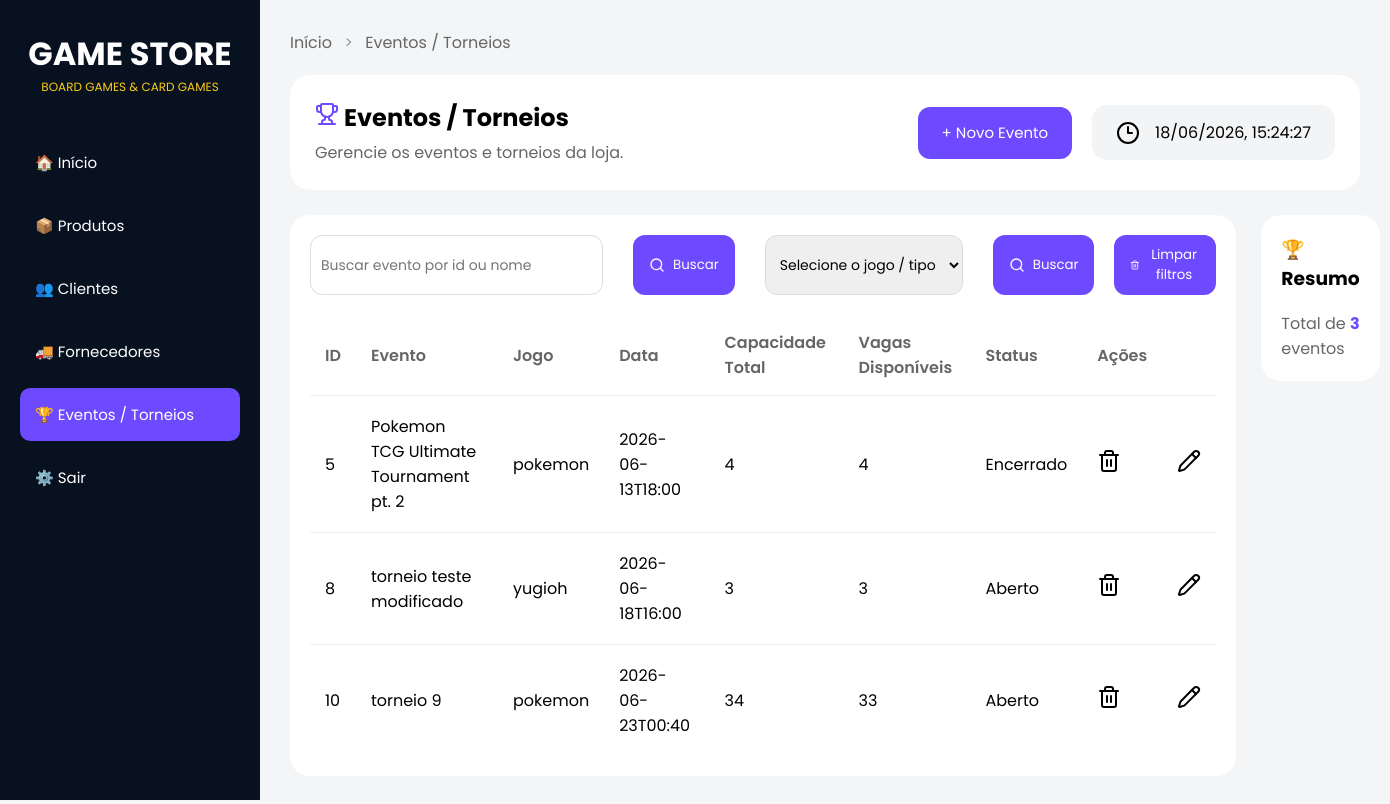
Before: /eventos with the older database file.
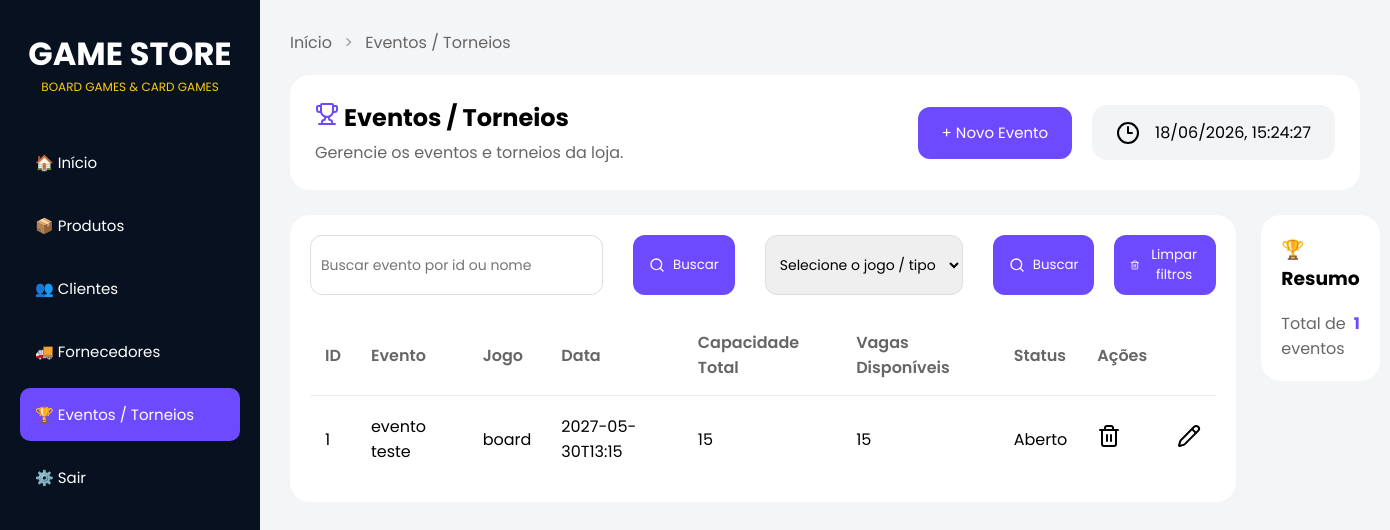
After: the same page with the newer database file.
### tables this page shows
CREATE TABLE eventos (
            id INTEGER PRIMARY KEY AUTOINCREMENT,
            nome TEXT NOT NULL,
            jogo TEXT NOT NULL,
            data TEXT NOT NULL,
            vagas INTEGER NOT NULL
        );

### routes.py (the view)
@app.route("/eventos")
def eventos():
    criar_tabela_eventos()
    eventos = carregar_eventos()
    return render_template(
        "eventos.html",
        eventos=eventos,
        total_eventos = len(eventos),
        modo = "criar",
)

### database.py (called while the page is built)
def conectar():
    return sqlite3.connect(CAMINHO_BANCO)

### modules/eventos.py (called while the page is built)
def carregar_eventos():
    lista = listar_eventos()
    eventos_com_status = []
    for evento in lista:
        vagas = vagas_disponiveis(evento[0])
        status = obter_status_evento(
            evento[3],
            vagas
        )
        evento = list(evento)
        evento.append(vagas)
        evento.append(status)
        eventos_com_status.append(evento)
    return eventos_com_status

def criar_tabela_eventos():
    conn = conectar()
    cursor = conn.cursor()
    cursor.execute("""
        CREATE TABLE IF NOT EXISTS eventos (
            id INTEGER PRIMARY KEY AUTOINCREMENT,
            nome TEXT NOT NULL,
            jogo TEXT NOT NULL,
            data TEXT NOT NULL,
            vagas INTEGER NOT NULL
        )
    """)
    conn.commit()
    conn.close()

def listar_eventos():
    conn = conectar()
    cursor = conn.cursor()
    cursor.execute("SELECT * FROM eventos") # seleciona tudo da tabela eventos
    eventos = cursor.fetchall()
    conn.close()
    return eventos # retorna tudo q selecionamos com o fetchall

def obter_status_evento(data_evento, vagas_disponiveis):
    data_evento = datetime.strptime( data_evento, "%Y-%m-%dT%H:%M" ) #tranforma de: "2026-06-13T18:00" para:  (2026, 6, 13, 18, 0)
    agora = datetime.now() #hora de agr no msm formato de cima
    if data_evento < agora:
        return "Encerrado"
    elif vagas_disponiveis <= 0:
        return "Lotado"
    else:
        return "Aberto"

### modules/inscricoes.py (called while the page is built)
def contar_participantes(id_evento): #diz quantos inscritos em tal evento
    conn = conectar()
    cursor = conn.cursor()
    cursor.execute("""
        SELECT COUNT(*)
        FROM inscricoes
        WHERE  id_evento = ?""", (id_evento,))
    quantidade = cursor.fetchone()[0]
    conn.commit()
    conn.close()
    return quantidade

def buscar_vagas_evento(id_evento):
    conn = conectar()
    cursor = conn.cursor()
    cursor.execute("""
        SELECT vagas
        FROM eventos
        WHERE  id = ?""", (id_evento,))
    vagas = cursor.fetchone()[0]
    conn.commit()
    conn.close()
    return vagas

def vagas_disponiveis(id_evento):
    vagas_totais = buscar_vagas_evento(id_evento)
    inscritos = contar_participantes(id_evento)
    vagas_disponiveis = vagas_totais - inscritos
    return vagas_disponiveis

### templates/eventos.html (shortened to what this page needs)
<!doctype html>
<html lang="pt-BR">
<head>
  <link rel="stylesheet" href="{{ url_for('static', filename='eventos.css') }}" />
</head>
<body>
  <div class="sidebar">
    <div class="logo">
      <h1>GAME STORE</h1>
      <p>BOARD GAMES & CARD GAMES</p>
    </div>
    <div class="menu">
      <a href="/">🏠 Início</a>
      <a href="/produtos">📦 Produtos</a>
      <a href="/clientes">👥 Clientes</a>
      <a href="/fornecedores">🚚 Fornecedores</a>
      <a href="/eventos" class="active">🏆 Eventos / Torneios</a>
      <a href="#">⚙️ Sair</a>
    </div>
  </div>
  <main class="main">
    <div class="breadcrumb">
      <a href="/">Início</a>
      <span>></span>
      <a href="/eventos">Eventos / Torneios</a>
    </div>
    <section class="topo">
      <div class="titulo-subt">
        <h1><i data-lucide="trophy" class="lucide-trophy"></i> Eventos / Torneios</h1>
        <p>Gerencie os eventos e torneios da loja.</p>
      </div>
      <div class="botoes-titulo">
        <button class="new-event" onclick="toggleFormulario()">
          + Novo Evento
        </button>
      </div>
      <div class="data">
        <i data-lucide="clock-3"></i>
        <time id="data-hora" class="data-textos"></time>
      </div>
    </section>
    <section class="content">
      <div class="eventos">
        <div class="filtros">
          <form action="/eventos/busca" method="POST" class="form-busca">
            <input type="text" name="busca" placeholder="Buscar evento por id ou nome" required>
            <button type="submit" class="btn-filter"><i data-lucide="search" class="lucide-btn"></i> Buscar</button>
          </form>
          <form action="/eventos/busca-tipo" method="POST" class="form-busca">
            <select name="tipo" class="tipos-select" required>
              <option value="" disabled selected>Selecione o jogo / tipo</option>
            </select>
            <button type="submit" class="btn-filter"><i data-lucide="search" class="lucide-btn"></i> Buscar</button>
          </form>
          <form class="form-nofiltros" action="/eventos">
            <button type="submit" class="btn-clear"><i data-lucide="trash-2" class="lucide-btn"></i> Limpar
              filtros</button>
          </form>
        </div>
        <table class="tabela-eventos">
          <thead>
            <tr>
              <th>ID</th>
              <th>Evento</th>
              <th>Jogo</th>
              <th>Data</th>
              <th>Capacidade Total</th>
              <th>Vagas Disponíveis</th>
              <th>Status</th>
              <th>Ações</th>
            </tr>
          </thead>
          <tbody>
            {% if eventos%}
            {% for evento in eventos %}
            <tr>
              <td>{{ evento[0] }}</td>
              <td>{{ evento[1] }}</td>
              <td>{{ evento[2] }}</td>
              <td>{{ evento[3] }}</td>
              <td>{{ evento[4] }}</td>
              <td>{{ evento[5] }}</td>
              <td>{{ evento[6] }}</td>
              <td>
                <form action="/eventos/excluir/{{ evento[0] }}" method="POST">
                  <button type="submit"><i data-lucide="trash-2"></i></button>
                </form>
              </td>
              <td>
                <form action="/eventos/editar/{{ evento[0] }}" method="GET">
                  <button type="submit"><i data-lucide="pencil"></i></button>
                </form>
              </td>
              {% endfor %}
            </tr>
            {% else %}
            <tr>
              <td colspan="6">
                Nenhum evento encontrado
              </td>
            </tr>
            {% endif %}
          </tbody>
        </table>
      </div>
      <aside class="barra-direita">
        <div class="card">
          <h3>🏆 Resumo</h3>
          <div class="info">
            <span>Total de eventos</span>
            <strong>{{ total_eventos }}</strong>
          </div>
        </div>
      </aside>
    </section>
  </main>
</body>
</html>

### static/eventos.css (style rules this page uses)
* { margin: 0; padding: 0; box-sizing: border-box; font-family: "Poppins", sans-serif; }
body { background: #f4f5f7; display: flex; }
.sidebar { width: 260px; height: 100vh; background: #081120; color: white; padding: 30px 20px; position: fixed; }
.logo { text-align: center; margin-bottom: 40px; }
.logo h1 { font-size: 32px; }
.logo p { color: #facc15; font-size: 12px; }
.menu { display: flex; flex-direction: column; gap: 10px; }
.menu a { text-decoration: none; color: white; padding: 15px; border-radius: 10px; transition: 0.3s; font-size: 15px; }
.menu a.active { background: #6d4aff; }
.main { margin-left: 260px; width: calc(100% - 260px); padding: 30px; }
.breadcrumb { margin-bottom: 20px; }
.breadcrumb a { text-decoration: none; color: #666; }
.breadcrumb span { margin: 0 8px; color: #999; }
.topo { display: flex; align-items: center; gap: 20px; background: white; padding: 25px; border-radius: 20px; margin-bottom: 25px; width: 100%; }
.titulo-subt { flex: 1; }
.titulo-subt h1 { margin-bottom: 5px; }
.titulo-subt p { color: #666; }
.lucide-trophy { color: #6d4aff; }
.botoes-titulo { display: flex; gap: 10px; }
.new-event { height: 52px; padding: 0 24px; border: none; border-radius: 12px; font-size: 15px; cursor: pointer; transition: 0.3s; background: #6d4aff; color: white; }
.data { display: flex; align-items: center; gap: 15px; background: #f3f4f6; padding: 15px 24px; border-radius: 15px; }
.content { display: flex; gap: 25px; }
.eventos { flex: 1; background: white; border-radius: 20px; padding: 20px; }
.barra-direita { width: 320px; }
.card { background: white; border-radius: 20px; padding: 20px; margin-bottom: 20px; }
.card h3 { margin-bottom: 15px; }
.tabela-eventos { width: 100%; border-collapse: collapse; margin-top: 20px; }
.tabela-eventos th { text-align: left; color: #666; font-weight: 600; padding: 15px; }
.tabela-eventos td { padding: 18px 15px; border-top: 1px solid #eee; }
.tabela-eventos td form button { background: none; border: none; cursor: pointer; font-size: 16px; }
.filtros { display: flex; }
.form-busca { display: flex; gap: 10px; }
.form-busca input, select { padding: 10px; border: 1px solid #ddd; border-radius: 12px; font-size: 14px; margin-right: 20px; }
.tipos-select { margin-left: 30px; }
.lucide-btn { width: 16px; height: 16px; }
.btn-filter { display: flex; align-items: center; gap: 8px; background: #6d4aff; color: white; border: none; padding: 10px 16px; border-radius: 12px; cursor: pointer; transition: 0.3s; }
.form-nofiltros { display: flex; gap: 10px; }
.btn-clear { display: flex; align-items: center; gap: 8px; background: #6d4aff; color: white; border: none; padding: 10px 16px; margin-left: 20px; border-radius: 12px; cursor: pointer; transition: 0.3s; }
.info { display: flex; justify-content: space-between; margin-top: 18px; }
.info span { color: #666; }
.info strong { color: #6d4aff; }

Changed rows visible on the page:
removed eventos: id "5", nome "Pokemon TCG Ultimate Tournament pt. 2", jogo "pokemon", data "2026-06-13T18:00", vagas "4", evento "Encerrado"
removed eventos: id "8", nome "torneio teste modificado", jogo "yugioh", data "2026-06-18T16:00", vagas "3", evento "Aberto"
removed eventos: id "10", nome "torneio 9", jogo "pokemon", data "2026-06-23T00:40", vagas "34", evento "33", evento "Aberto"
added eventos: id "1", nome "evento teste", jogo "board", data "2027-05-30T13:15", vagas "15", evento "Aberto"
Other visible differences:
{{ total_eventos }}: "3" → "1"
